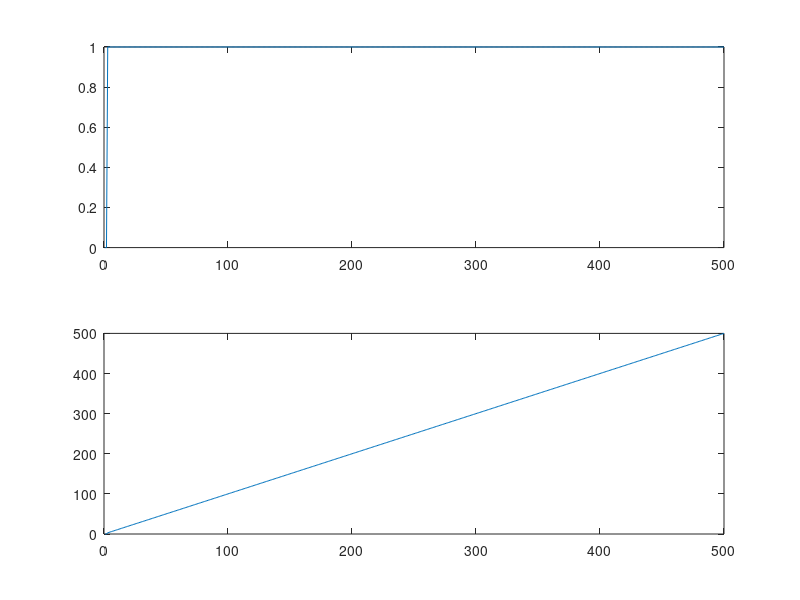

The MATLAB source for this figure:
% Simulate ut in 3.3 with the markov chain
% Estimate the parameters of an AR(2)-process using a Kalman filter. 
% Section 4 gives a rough outline, which might be of some help.
% yt = xt + b*ut + vt <=> ut = (yt - xt - vt)/b
R = randi(8,500,1);
u = zeros(length(R), 1);
for i = 2:length(R)
    if u(i-1) && R(i) > 1
        u(i) = 1;
    elseif ~u(i-1) && R(i) == 1
        u(i) = 1;
    end
end
plot(u)

%%
%Example of Kalman filter
%Simulate process
y = u;
% Data length
N = length(y);
% Define the state space equations
A = [7 1; 1 7]/8;       %markov
Re = [1 1; 1 1]; %Hidden state noise covariance matrix
Rw = 1; %Observation variance
%usually C should be set here to,
%but in this case C is a function of time .
%Set some initial values
Rxx1 = 1 * eye(2); %Initial variance
xtt1 = [1 1]'; %Initial state
%Vector to store values in
xsave = zeros(2, N);
% Kalman filter. Start from k=3,
%since we need old values of y.
for k = 3:N
    %Cis, in our case, a function of time.
    C = [k k];
    % Update
    Ryy = 1;
    Kt = 1;
    xtt = 1;
    Rxx = 1;
    %Save
    xsave(:, k) = [1 k];
    %Predict
    Rxx1 = 1;
    xtt1 = 1;
end;

subplot(2,1,1)
plot(xsave(1,:))
subplot(2,1,2)
plot(xsave(2,:))